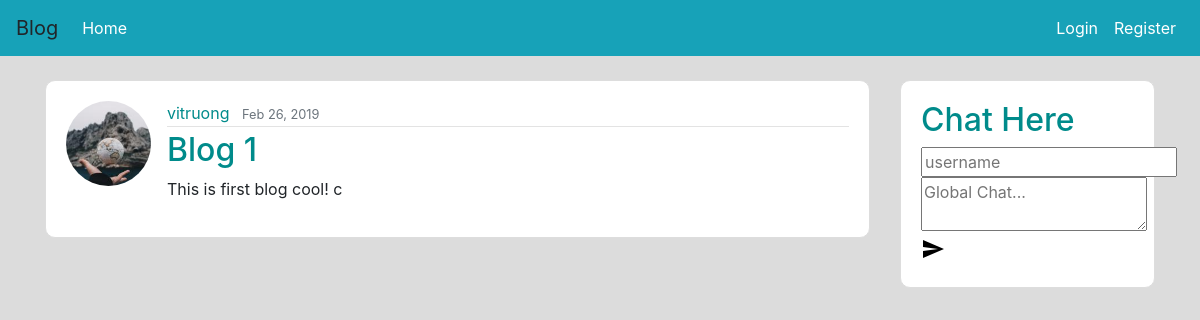
/post/1, run on the app's committed database.
### flaskblog/model.py (models this page shows, shortened)
class User(db.Model, UserMixin):
    id = db.Column(db.Integer, autoincrement=True, primary_key=True)
    username = db.Column(db.String(20), unique=True, nullable=False)
    email = db.Column(db.String(120), unique=True, nullable=False)
    image_file = db.Column(db.String(20), nullable=False, default='default.jpg')
    password = db.Column(db.String(60), nullable=False)
    posts = db.relationship('Post', backref='author', lazy=True)

class Post(db.Model):
    id = db.Column(db.Integer, autoincrement=True, primary_key=True)
    title = db.Column(db.String(150), nullable=False)
    content = db.Column(db.Text, nullable=False)
    date_posted = db.Column(db.DateTime, nullable=False, default=datetime.utcnow)
    user_id = db.Column(db.Integer, db.ForeignKey('user.id'), nullable=False)

### flaskblog/routes.py (the view)
@app.route('/post/<int:post_id>')
def post(post_id):
    post = Post.query.get_or_404(post_id)
    return render_template('post.html', title=post.title, post=post)

### flaskblog/templates/post.html (shortened to what this page needs)
{% extends 'base.html' %}
{% block body %}
    <article class="media content-section">
      <img class="rounded-circle article-img" src="{{ url_for('static', filename='profile_pics/' + post.author.image_file) }}">
      <div class="media-body">
        <div class="article-metadata">
          <a class="mr-2" href="{{ url_for('user_posts', username=post.author.username) }}">{{ post.author.username }}</a>
          <small class="text-muted">{{ post.date_posted.strftime('%b %d, %Y') }}</small>
        </div>
        <h2 class="article-title">{{ post.title }}</h2>
        <p class="article-content">{{ post.content }}</p>
      </div>
    </article>
{% endblock %}

### flaskblog/static/styles.css (style rules this page uses)
h2 { color: #008B8B; }
a { color: #008B8B; }
body { background-color: gainsboro; }
.article-img { height: 85px; width: 85px; margin-right: 16px; }
.content-section { background: #ffffff; padding: 20px 20px; border: 1px solid #dddddd; border-radius: 10px; margin-bottom: 20px; }
.article-metadata { padding-bottom: 1px; margin-bottom: 4px; border-bottom: 1px solid #e3e3e3 }

### data on the page
User: image_file (picture), author.username "vitruong"
Post: date_posted "Feb 26, 2019", title "Blog 1", content "This is first blog cool! c"
